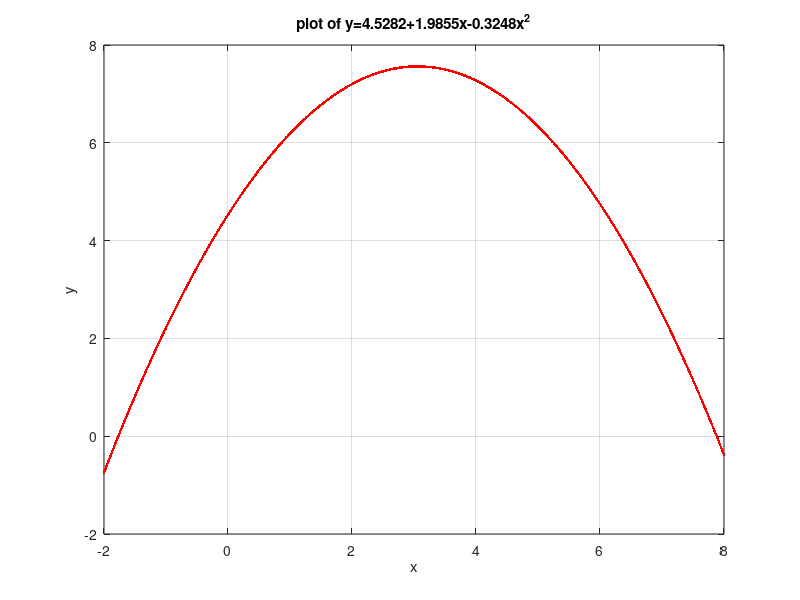

This chart was generated by the following MATLAB code:
clc;close all;clear all

for x=-2:0.01:8
y=4.5282+1.9855*x-0.3248*x^2;
plot(x,y,'r'); 
hold on
end
grid on
title('plot of y=4.5282+1.9855x-0.3248x^2');
xlabel('x');
ylabel('y');